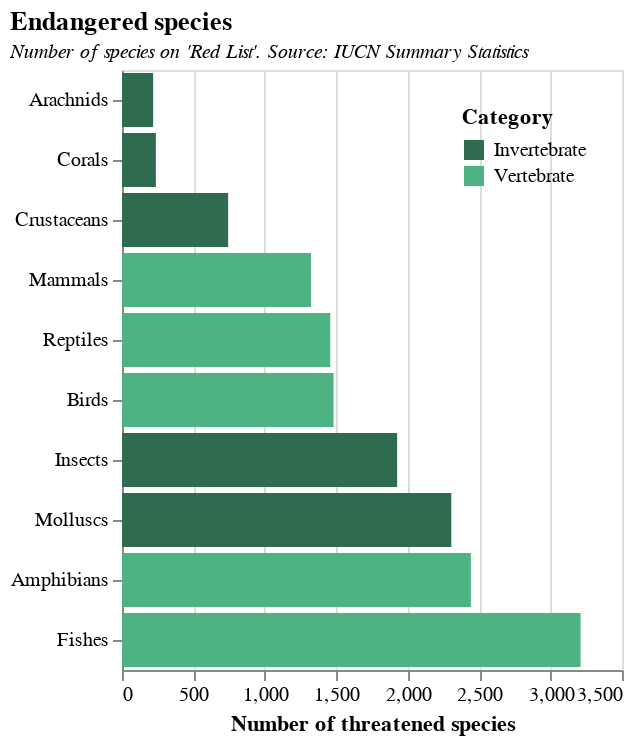

Here is the Vega-Lite specification saved for this chart:
### Vega-Lite specification from a JSON file in a GitHub repository (floating-point values rounded to 4 significant figures)
{"title": {"text": "Endangered species", "subtitle": "Number of species on 'Red List'. Source: IUCN Summary Statistics", "subtitleFontStyle": "italic", "subtitleFontSize": 10, "anchor": "start", "color": "black"}, "height": 300, "width": 250, "data": {"values": [{"Type": "Mammals", "Category": "Vertebrate", "Value": 1323}, {"Type": "Birds", "Category": "Vertebrate", "Value": 1481}, {"Type": "Reptiles", "Category": "Vertebrate", "Value": 1458}, {"Type": "Amphibians", "Category": "Vertebrate", "Value": 2442}, {"Type": "Fishes", "Category": "Vertebrate", "Value": 3210}, {"Type": "Insects", "Category": "Invertebrate", "Value": 1926}, {"Type": "Molluscs", "Category": "Invertebrate", "Value": 2305}, {"Type": "Crustaceans", "Category": "Invertebrate", "Value": 743}, {"Type": "Corals", "Category": "Invertebrate", "Value": 237}, {"Type": "Arachnids", "Category": "Invertebrate", "Value": 218}]}, "mark": {"type": "bar", "color": "#86d0bb"}, "encoding": {"y": {"field": "Type", "sort": "x", "title": ""}, "x": {"aggregate": "sum", "field": "Value", "title": "Number of threatened species"}, "color": {"field": "Category", "type": "nominal", "scale": {"range": ["#2e6b4f", "#4db383", "#71c29c", "#71c29c", "#71c29c", "#71c29c", "#71c29c", "#71c29c", ""]}, "legend": {"orient": "top-right"}}, "tooltip": [{"field": "Type"}, {"field": "Value", "title": "Number of threatened species"}, {"field": "Category"}]}, "config": {}}
